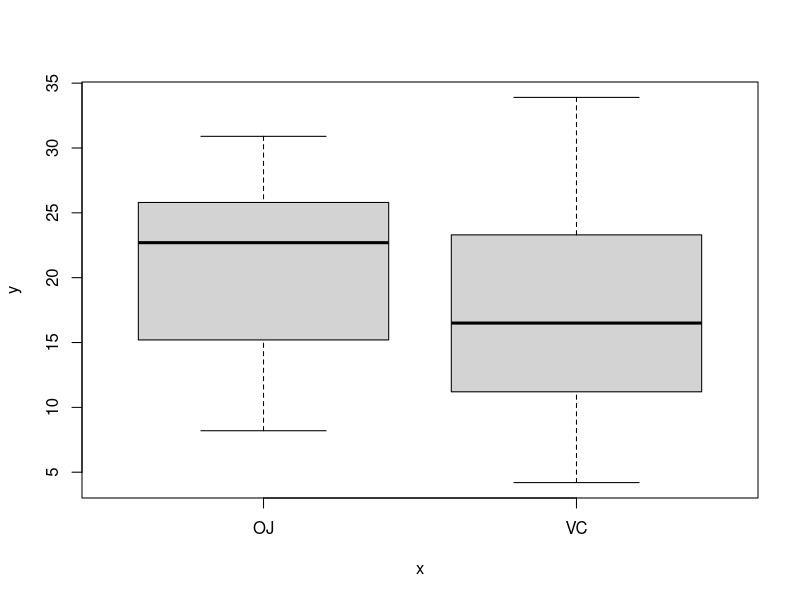

R code for this plot:
# Ejercicio 2
# Usando la función plot y el dataset *ToothGrowth*, genera un diagrama de cajas que represente el crecimiento de los dientes en función de la manera que recibió la vitamina C.
# 1. Comprende de que trata dicho conjunto de datos.
# 2. Crea el diagrama de cajas.

help("ToothGrowth")
str(ToothGrowth)
plot(ToothGrowth$supp, ToothGrowth$len)
